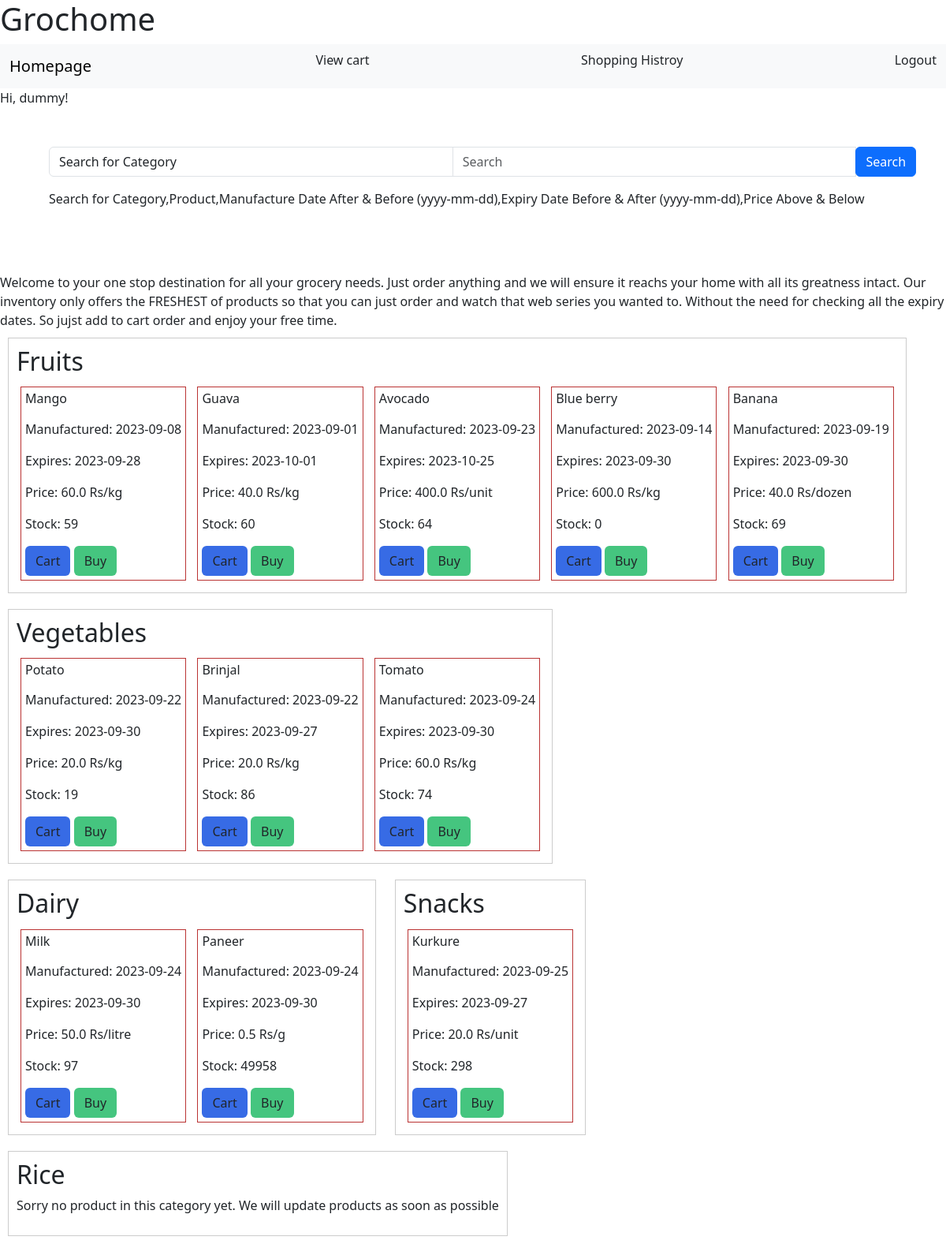
/ (signed in), run on the app's committed database.
### app/models.py (models this page shows)
class User(db.Model):
    id = db.Column(db.Integer, primary_key=True)
    name = db.Column(db.String(60), nullable=False)
    email = db.Column(db.String(120), unique=True, nullable=False)
    password = db.Column(db.String(60), nullable=False)
    is_admin = db.Column(db.Boolean, default=False)
    cart = db.relationship('Cart', backref='user', lazy=True)
    shopping_lists = db.relationship('ShoppingList', backref='user', lazy=True, cascade="all, delete-orphan")

class Section(db.Model):
    id = db.Column(db.Integer, primary_key=True)
    name = db.Column(db.String(100), unique=True, nullable=False)
    products = db.relationship('Product', backref='section', lazy=True)

class Product(db.Model):
    id = db.Column(db.Integer, primary_key=True)
    name = db.Column(db.String(100), unique=True, nullable=False)
    manufacture_date = db.Column(db.Date, nullable=True)
    expiry_date = db.Column(db.Date, nullable=True)
    rate_per_unit = db.Column(db.Float, nullable=False)
    unit_type = db.Column(db.String(20), nullable=False)
    quantity = db.Column(db.Integer, nullable=False)
    section_id = db.Column(db.Integer, db.ForeignKey('section.id'), nullable=False)
    cart_items_product = db.relationship('CartItem', backref='product_ref', lazy=True,cascade="all, delete-orphan")
    shopping_lists = db.relationship('ShoppingList', backref='product_ref_shopinglist', lazy=True,cascade="all, delete-orphan")

### app/routes.py (the view)
@app.route('/')
def home():
        categories = Section.query.all()
        return render_template('home.html', categories=categories)

### app/routes.py (called while the page is built)
@login.user_loader
def load_user(user_id):
    user= User.query.get(int(user_id))
    return user

### app/templates/home.html (shortened to what this page needs)
{% extends "base.html" %}
{% block main %}
{% if current_user.is_authenticated %}
    <p>Hi, {{ current_user.name }}!</p>
    {% endif %}
    <div class="container" style="display: flex; justify-content: space-between; margin: 50px;">
        <form method="POST" action="{{ url_for('search_home') }}" class="mb-3">
          <div class="input-group mb-3" style="width: 1100px;">
          <div class="input-group">
            <select class="form-control" name="search_type">
              <option value="category">Search for Category</option>
          </select>
            <input type="text" class="form-control" placeholder="Search" name="search_query">
            <div class="input-group-append">
              <button class="btn btn-primary" type="submit">Search</button>
            </div>
            </div>
          </div>
          <p>Search for Category,Product,Manufacture Date After & Before (yyyy-mm-dd),Expiry Date Before & After (yyyy-mm-dd),Price Above & Below </p>
        </form>
      </div>
Welcome to your one stop destination for all your grocery needs. Just order anything and we will ensure it reachs your home with all its greatness intact. Our inventory only offers the FRESHEST of products so that you can just order and watch that web series you wanted to. Without the need for checking all the expiry dates. So jujst add to cart order and enjoy your free time.
{% if categories %}
{% for category in categories %}
<div class="category-box">
    <h2>{{ category.name }}</h2>
    {% if category.products %}
    {% for product in category.products %}
    <div class="product-box">
       <h6><p>{{ product.name }}</p></h6>
        <p>Manufactured: {{ product.manufacture_date }}</p>
            <p>Expires: {{ product.expiry_date }}</p>
            <p>Price: {{ product.rate_per_unit }}  {{ product.unit_type }}</p>
            <p>Stock:  {{ product.quantity }}</p>
            <div class="button-container">
              <form method="POST" action="{{ url_for('add_to_cart', product_id=product.id) }}" style="display: inline;">
                <button type="submit" class="btn product-button" style="background-color: rgb(55, 107, 229);"> Cart</button>
            </form>
            <form method="POST" action="{{ url_for('buy', product_id=product.id) }}" style="display: inline;">
              <button type="submit" class="btn product-button" style="background-color: rgb(69, 197, 127);"> Buy</button>
          </form>
            </div>
        </div>
            {% endfor %}
            {% else %}
        <p>Sorry no product in this category yet. We will update products as soon as possible</p>
            {% endif %}
        </div>
        {% endfor %}
        {% endif %}
{% endblock %}

### app/templates/base.html (style rules this page uses)
.category-box { border: 1px solid #ccc; padding: 10px; margin: 10px; display: inline-block; }
.product-box { border: 1px solid #ba3333; padding: 5px; margin: 5px; display: inline-block; }

### data on the page
User: name "dummy"
Section: name "Fruits"
Product: name "Mango", manufacture_date "2023-09-08", expiry_date "2023-09-28", rate_per_unit "60.0", unit_type "Rs/kg", quantity "59"
Product: name "Guava", manufacture_date "2023-09-01", expiry_date "2023-10-01", rate_per_unit "40.0", unit_type "Rs/kg", quantity "60"
Product: name "Avocado", manufacture_date "2023-09-23", expiry_date "2023-10-25", rate_per_unit "400.0", unit_type "Rs/unit", quantity "64"
Product: name "Blue berry", manufacture_date "2023-09-14", expiry_date "2023-09-30", rate_per_unit "600.0", unit_type "Rs/kg", quantity "0"
Product: name "Banana", manufacture_date "2023-09-19", expiry_date "2023-09-30", rate_per_unit "40.0", unit_type "Rs/dozen", quantity "69"
Section: name "Vegetables"
Product: name "Potato", manufacture_date "2023-09-22", expiry_date "2023-09-30", rate_per_unit "20.0", unit_type "Rs/kg", quantity "19"
Product: name "Brinjal", manufacture_date "2023-09-22", expiry_date "2023-09-27", rate_per_unit "20.0", unit_type "Rs/kg", quantity "86"
Product: name "Tomato", manufacture_date "2023-09-24", expiry_date "2023-09-30", rate_per_unit "60.0", unit_type "Rs/kg", quantity "74"
Section: name "Dairy"
Product: name "Milk", manufacture_date "2023-09-24", expiry_date "2023-09-30", rate_per_unit "50.0", unit_type "Rs/litre", quantity "97"
Product: name "Paneer", manufacture_date "2023-09-24", expiry_date "2023-09-30", rate_per_unit "0.5", unit_type "Rs/g", quantity "49958"
Section: name "Snacks"
Product: name "Kurkure", manufacture_date "2023-09-25", expiry_date "2023-09-27", rate_per_unit "20.0", unit_type "Rs/unit", quantity "298"
Section: name "Rice", shows "Sorry no product in this category yet. We will update products as soon as possible"
